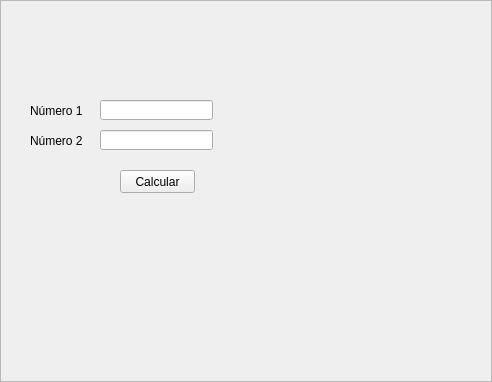
<?xml version="1.0" encoding="UTF-8"?>
<ui version="4.0">
 <class>Soma</class>
 <widget class="QMainWindow" name="Soma">
  <property name="geometry">
   <rect>
    <x>0</x>
    <y>0</y>
    <width>492</width>
    <height>382</height>
   </rect>
  </property>
  <property name="windowTitle">
   <string>Soma</string>
  </property>
  <widget class="QWidget" name="centralwidget">
   <layout class="QHBoxLayout" name="horizontalLayout">
    <property name="leftMargin">
     <number>0</number>
    </property>
    <property name="topMargin">
     <number>0</number>
    </property>
    <property name="rightMargin">
     <number>0</number>
    </property>
    <property name="bottomMargin">
     <number>0</number>
    </property>
    <item>
     <widget class="QFrame" name="frame">
      <property name="frameShape">
       <enum>QFrame::StyledPanel</enum>
      </property>
      <property name="frameShadow">
       <enum>QFrame::Raised</enum>
      </property>
      <widget class="QLabel" name="label_num1">
       <property name="geometry">
        <rect>
         <x>30</x>
         <y>100</y>
         <width>61</width>
         <height>21</height>
        </rect>
       </property>
       <property name="text">
        <string>Número 1</string>
       </property>
      </widget>
      <widget class="QLabel" name="label_num2">
       <property name="geometry">
        <rect>
         <x>30</x>
         <y>130</y>
         <width>61</width>
         <height>21</height>
        </rect>
       </property>
       <property name="text">
        <string>Número 2</string>
       </property>
      </widget>
      <widget class="QLineEdit" name="lineEdit_num1">
       <property name="geometry">
        <rect>
         <x>100</x>
         <y>100</y>
         <width>113</width>
         <height>20</height>
        </rect>
       </property>
      </widget>
      <widget class="QLineEdit" name="lineEdit_num2">
       <property name="geometry">
        <rect>
         <x>100</x>
         <y>130</y>
         <width>113</width>
         <height>20</height>
        </rect>
       </property>
      </widget>
      <widget class="QPushButton" name="pb_calcular">
       <property name="geometry">
        <rect>
         <x>120</x>
         <y>170</y>
         <width>75</width>
         <height>23</height>
        </rect>
       </property>
       <property name="text">
        <string>Calcular</string>
       </property>
      </widget>
     </widget>
    </item>
   </layout>
  </widget>
 </widget>
 <resources/>
 <connections/>
</ui>
